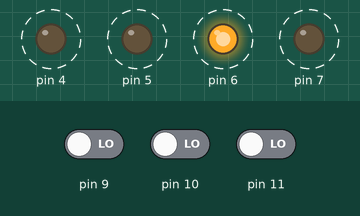
Simulated run of this sketch. Board: Arduino Uno, built with avr-gcc and run on an emulated ATmega328P. On the bench: output pins drawn as LEDs (lit = HIGH). Dashed ring = blinking. Inputs (shaded band) come from the test bench; at power-on: pin 10 LOW, pin 9 LOW, pin 11 LOW.

Above: at 2.5 s.
4.1 s: pin 10 driven HIGH
At 5.25 s:
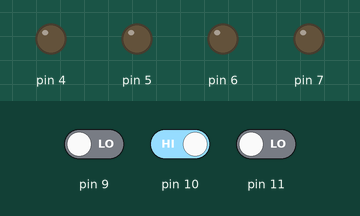
At 10.8 s:
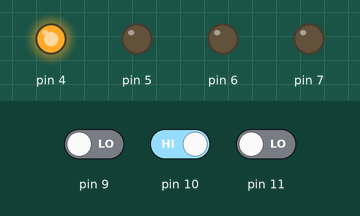
Timing chart, 0 to 13.6 s (numbered marks = the images above; inputs shaded):
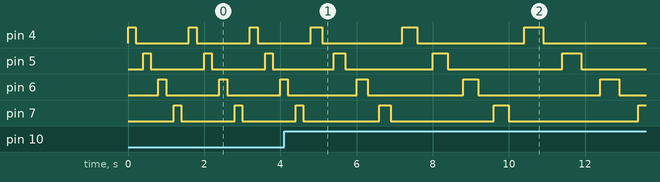

The sketch:

code.ino
```cpp
int bt1SENS = 0;
int sens = 0;
int bt2AUGM = 0;
int t = 200;
int bt3DIM = 0;

void setup() {
  pinMode(4,OUTPUT);
  pinMode(5,OUTPUT);
  pinMode(6,OUTPUT);
  pinMode(7,OUTPUT);
  pinMode(9,INPUT);
  pinMode(10,INPUT);
  pinMode(11,INPUT);
}

void loop() {
  bt1SENS= digitalRead(9);
  if (bt1SENS == 1) {
    if (sens == 1){
      sens = 0;
    }
    else {
      sens = 1;
    }
  }
  bt2AUGM = digitalRead(10);
  if (bt2AUGM == 1) {
    if (t < 2000){
      t = t + 100;
    }
    else{
      t = 200;
    }
  }
  bt3DIM = digitalRead(11);
  if (bt3DIM == 1) {
    if (t > 50) {
      t = t - 100;
    }
    else {
      t = 200;
    }
  }

  if (sens == 0) {
    digitalWrite(4,HIGH);
    delay(t);
    digitalWrite(4,LOW);
    delay(t);
    digitalWrite(5,HIGH);
    delay(t);
    digitalWrite(5,LOW);
    delay(t);
    digitalWrite(6,HIGH);
    delay(t);
    digitalWrite(6,LOW);
    delay(t);
    digitalWrite(7,HIGH);
    delay(t);
    digitalWrite(7,LOW);
    delay(t);
  }

  else  {
    digitalWrite(7,HIGH);
    delay(t);
    digitalWrite(7,LOW);
    delay(t);
    digitalWrite(6,HIGH);
    delay(t);
    digitalWrite(6,LOW);
    delay(t);
    digitalWrite(5,HIGH);
    delay(t);
    digitalWrite(5,LOW);
    delay(t);
    digitalWrite(4,HIGH);
    delay(t);
    digitalWrite(4,LOW);
    delay(t);
  }
}
```
